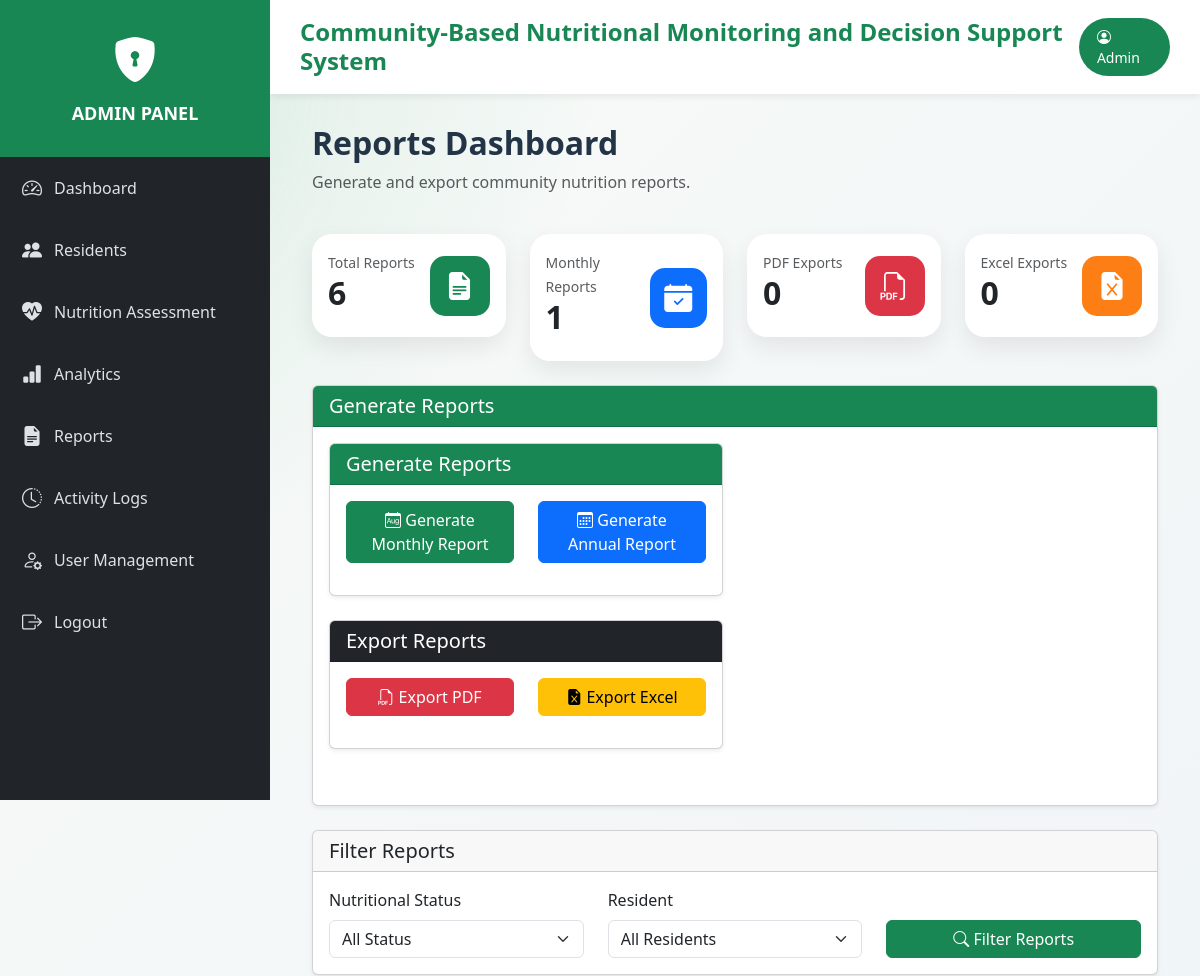
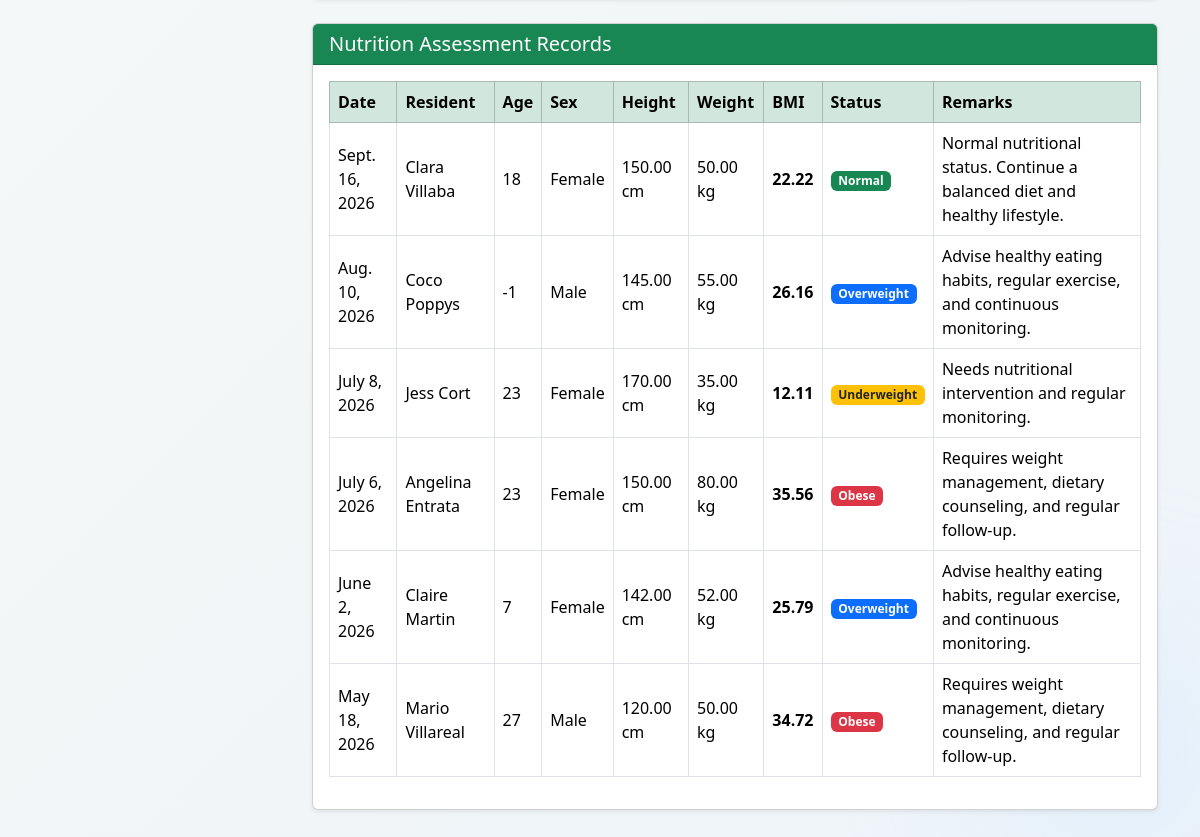
/reports/ (signed in), run on an earlier commit of the app's database (2 pictures, top to bottom).
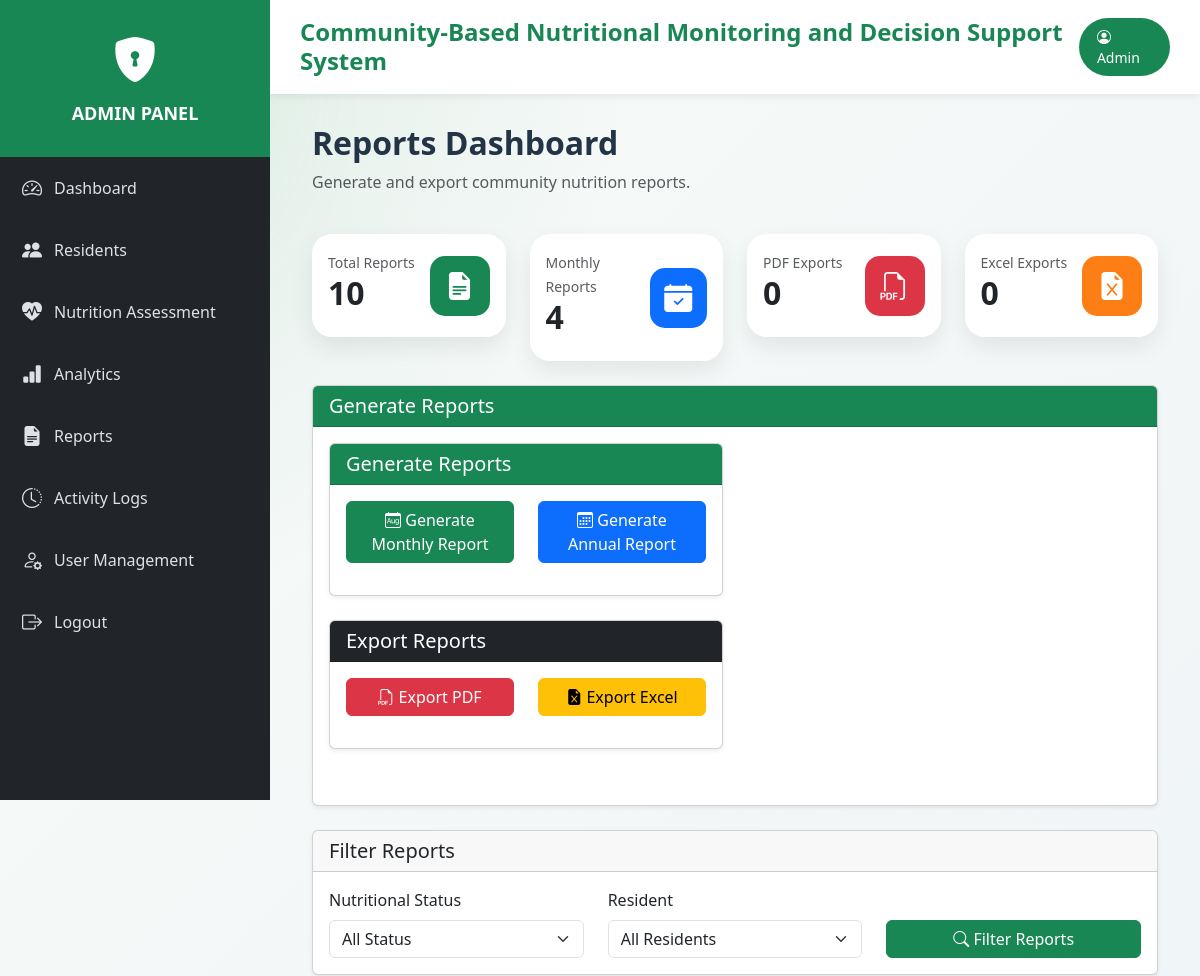
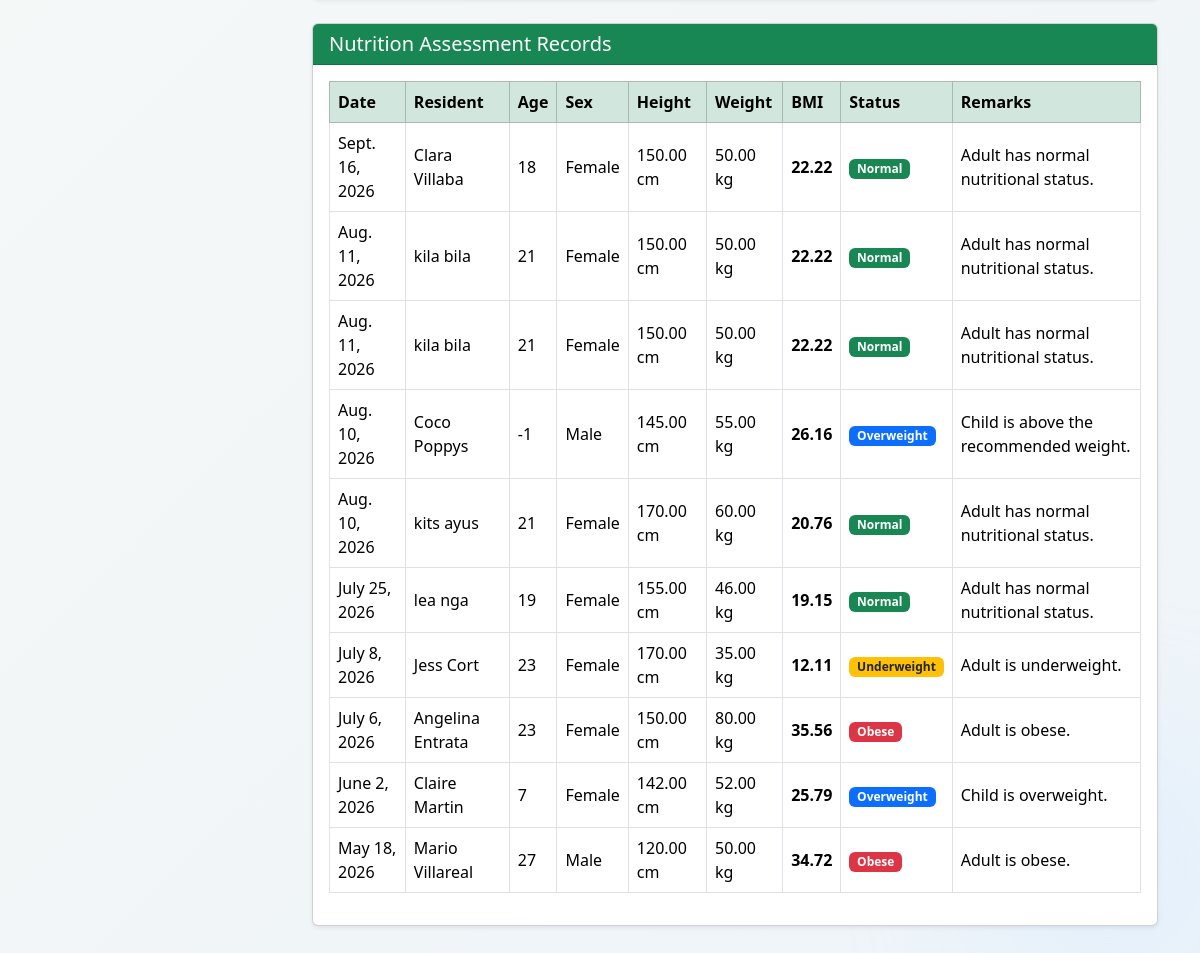
And on a later commit of the database (2 pictures, top to bottom).
### nutrition/models.py (models this page shows, shortened)
class NutritionAssessment(models.Model):
    STATUS_CHOICES = [
        ('Underweight', 'Underweight'),
        ('Normal', 'Normal'),
        ('Overweight', 'Overweight'),
        ('Obese', 'Obese'),
    ]
    MONITORING_FLAG_CHOICES = [
    ('Routine Monitoring', 'Routine Monitoring'),
    ('Needs Follow-up', 'Needs Follow-up'),
    ]
    resident = models.ForeignKey(
        Resident,
        on_delete=models.CASCADE,
        related_name='assessments'
    )
    assessed_by = models.ForeignKey(
        settings.AUTH_USER_MODEL,
        on_delete=models.SET_NULL,
        null=True,
        blank=True,
        related_name='nutrition_assessments'
    )
    rule = models.ForeignKey(
    NutritionRule,
    on_delete=models.SET_NULL,
    null=True,
    blank=True,
    related_name='assessments'
    )
    assessment_date = models.DateField()
    height = models.DecimalField(
        max_digits=5,
        decimal_places=2,
        help_text="Height in centimeters"
    )
    weight = models.DecimalField(
        max_digits=5,
        decimal_places=2,
        help_text="Weight in kilograms"
    )
    bmi = models.DecimalField(
        max_digits=5,
        decimal_places=2,
        editable=False
    )
    nutritional_status = models.CharField(
        max_length=20,
        choices=STATUS_CHOICES,
        editable=False
    )
    monitoring_flag = models.CharField(
    max_length=30,
    choices=MONITORING_FLAG_CHOICES,
    editable=False,
    default='Routine Monitoring'
    )
    remarks = models.TextField(
        editable=False,
        blank=True,
        default=""
    )
    intervention = models.TextField(
        editable=False,
        blank=True,
        default=""
    )
    created_at = models.DateTimeField(auto_now_add=True)
    updated_at = models.DateTimeField(auto_now=True)

### residents/models.py (models this page shows, shortened)
class Resident(models.Model):
    GENDER_CHOICES = [
        ('Male', 'Male'),
        ('Female', 'Female'),
    ]
    resident_id = models.CharField(
        max_length=20,
        unique=True,
        blank=True
    )
    first_name = models.CharField(max_length=100)
    middle_name = models.CharField(
        max_length=100,
        blank=True,
        null=True
    )
    last_name = models.CharField(max_length=100)
    sex = models.CharField(
        max_length=10,
        choices=GENDER_CHOICES
    )
    birth_date = models.DateField()
    address = models.CharField(
        max_length=100
    )
    contact_number = models.CharField(
        max_length=15,
        blank=True,
        null=True
    )
    guardian_name = models.CharField(
        max_length=150,
        blank=True,
        null=True
    )
    created_by = models.ForeignKey(
    settings.AUTH_USER_MODEL,
    on_delete=models.SET_NULL,
    null=True,
    blank=True,
    related_name='created_residents')
    created_at = models.DateTimeField(auto_now_add=True)
    updated_at = models.DateTimeField(auto_now=True)
    @property
    def age(self):
        today = date.today()
        return (
            today.year
            - self.birth_date.year
            - (
                (today.month, today.day)
                <
                (self.birth_date.month, self.birth_date.day)
            )
        )
    class Meta:
        ordering = [
            'last_name',
            'first_name'
        ]

### reports/views.py (the view)
@login_required(login_url='login')
def report_dashboard(request):
    status = request.GET.get('status', '')
    resident_name = request.GET.get('resident_name', '').strip()
    assessments = NutritionAssessment.objects.all().order_by(
        '-assessment_date'
    )
    if status:
        assessments = assessments.filter(
            nutritional_status=status
        )
    if resident_name:
        assessments = assessments.filter(
            Q(resident__first_name__icontains=resident_name) |
            Q(resident__last_name__icontains=resident_name)
        )
    today = timezone.now()
    total_reports = NutritionAssessment.objects.count()
    monthly_reports = NutritionAssessment.objects.filter(
        assessment_date__month=today.month,
        assessment_date__year=today.year
    ).count()
    pdf_exports = ActivityLog.objects.filter(
        action='Export PDF'
    ).count()
    excel_exports = ActivityLog.objects.filter(
        action='Export Excel'
    ).count()
    context = {
        'assessments': assessments,
        'status': status,
        'resident_name': resident_name,
        'total_reports': total_reports,
        'monthly_reports': monthly_reports,
        'pdf_exports': pdf_exports,
        'excel_exports': excel_exports,
    }
    return render(
        request,
        get_template(
            request,
            'reports/report_dashboard.html',
            'admin_reports/report_dashboard.html'
        ),
        context
    )

### reports/views.py (called while the page is built)
def get_template(request, staff_template, admin_template):
    if request.user.is_superuser:
        return admin_template
    return staff_template

### templates/admin_reports/report_dashboard.html (shortened to what the changed rows need)
{% extends 'base_admin.html' %}
{% block content %}
<div class="container-fluid">
    <div class="d-flex justify-content-between align-items-center mb-4">
        <div>
            <h2 class="fw-bold">
                Reports Dashboard
            </h2>
        </div>
    </div>
    <div class="row g-4 mb-4">
        <div class="col-lg-3 col-md-6">
            <div class="card report-card">
                <div class="card-body d-flex justify-content-between align-items-center">
                    <div>
                        <small class="text-muted">
                            Total Reports
                        </small>
                        <h2 class="fw-bold">
                            {{ total_reports }}
                        </h2>
                    </div>
                </div>
            </div>
        </div>
        <div class="col-lg-3 col-md-6">
            <div class="card report-card">
                <div class="card-body d-flex justify-content-between align-items-center">
                    <div>
                        <small class="text-muted">
                            Monthly Reports
                        </small>
                        <h2 class="fw-bold">
                            {{ monthly_reports }}
                        </h2>
                    </div>
                </div>
            </div>
        </div>
        <div class="col-lg-3 col-md-6">
            <div class="card report-card">
                <div class="card-body d-flex justify-content-between align-items-center">
                    <div>
                        <h2 class="fw-bold">
                            {{ pdf_exports }}
                        </h2>
                    </div>
                </div>
            </div>
        </div>
        <div class="col-lg-3 col-md-6">
            <div class="card report-card">
                <div class="card-body d-flex justify-content-between align-items-center">
                    <div>
                        <h2 class="fw-bold">
                            {{ excel_exports }}
                        </h2>
                    </div>
                </div>
            </div>
        </div>
    </div>
    <div class="card shadow-sm">
        <div class="card-body">
            <div class="table-responsive">
                <table class="table table-hover table-bordered align-middle">
                    <thead class="table-success">
                        <tr>
                            <th>Date</th>
                            <th>Resident</th>
                            <th>Age</th>
                            <th>Sex</th>
                            <th>Height</th>
                            <th>Weight</th>
                            <th>BMI</th>
                            <th>Status</th>
                            <th>Remarks</th>
                        </tr>
                    </thead>
                    <tbody>
                        {% for a in assessments %}
                        <tr>
                            <td>
                                {{ a.assessment_date }}
                            </td>
                            <td>
                                {{ a.resident.first_name }}
                                {{ a.resident.last_name }}
                            </td>
                            <td>
                                {{ a.resident.age }}
                            </td>
                            <td>
                                {{ a.resident.sex }}
                            </td>
                            <td>
                                {{ a.height }} cm
                            </td>
                            <td>
                                {{ a.weight }} kg
                            </td>
                            <td>
                                <strong>
                                    {{ a.bmi }}
                                </strong>
                            </td>
                            <td>
                                {% if a.nutritional_status == "Normal" %}
                                    <span class="badge bg-success">
                                        {{ a.nutritional_status }}
                                    </span>
                                {% elif a.nutritional_status == "Underweight" %}
                                    <span class="badge bg-warning text-dark">
                                        {{ a.nutritional_status }}
                                    </span>
                                {% elif a.nutritional_status == "Overweight" %}
                                    <span class="badge bg-primary">
                                        {{ a.nutritional_status }}
                                    </span>
                                {% else %}
                                    <span class="badge bg-danger">
                                        {{ a.nutritional_status }}
                                    </span>
                                {% endif %}
                            </td>
                            <td>
                                {{ a.remarks }}
                            </td>
                        </tr>
                        {% empty %}
                        <tr>
                            <td colspan="9" class="text-center">
                                No nutrition reports found.
                            </td>
                        </tr>
                        {% endfor %}
                    </tbody>
                </table>
            </div>
        </div>
    </div>
</div>
{% endblock %}

What changed in the data, as far as the page shows it:
changed NutritionAssessment "Sept. 16, 2026": remarks "Normal nutritional status. Continue a balanced diet and healthy lifestyle." → "Adult has normal nutritional status."
added NutritionAssessment: assessment_date "Aug. 11, 2026", resident.first_name "kila", resident.last_name "bila", resident.age "21", resident.sex "Female", height "150.00", weight "50.00", bmi "22.22", nutritional_status "Normal", remarks "Adult has normal nutritional status."
added NutritionAssessment: assessment_date "Aug. 11, 2026", resident.first_name "kila", resident.last_name "bila", resident.age "21", resident.sex "Female", height "150.00", weight "50.00", bmi "22.22", nutritional_status "Normal", remarks "Adult has normal nutritional status."
changed NutritionAssessment "Coco": remarks "Advise healthy eating habits, regular exercise, and continuous monitoring." → "Child is above the recommended weight."
added NutritionAssessment: assessment_date "Aug. 10, 2026", resident.first_name "kits", resident.last_name "ayus", resident.age "21", resident.sex "Female", height "170.00", weight "60.00", bmi "20.76", nutritional_status "Normal", remarks "Adult has normal nutritional status."
added NutritionAssessment: assessment_date "July 25, 2026", resident.first_name "lea", resident.last_name "nga", resident.age "19", resident.sex "Female", height "155.00", weight "46.00", bmi "19.15", nutritional_status "Normal", remarks "Adult has normal nutritional status."
changed NutritionAssessment "Underweight": remarks "Needs nutritional intervention and regular monitoring." → "Adult is underweight."
changed NutritionAssessment "July 6, 2026": remarks "Requires weight management, dietary counseling, and regular follow-up." → "Adult is obese."
changed NutritionAssessment "Claire": remarks "Advise healthy eating habits, regular exercise, and continuous monitoring." → "Child is overweight."
changed NutritionAssessment "May 18, 2026": remarks "Requires weight management, dietary counseling, and regular follow-up." → "Adult is obese."
Also different on the page:
{{ total_reports }}: "6" → "10"
{{ monthly_reports }}: "1" → "4"
